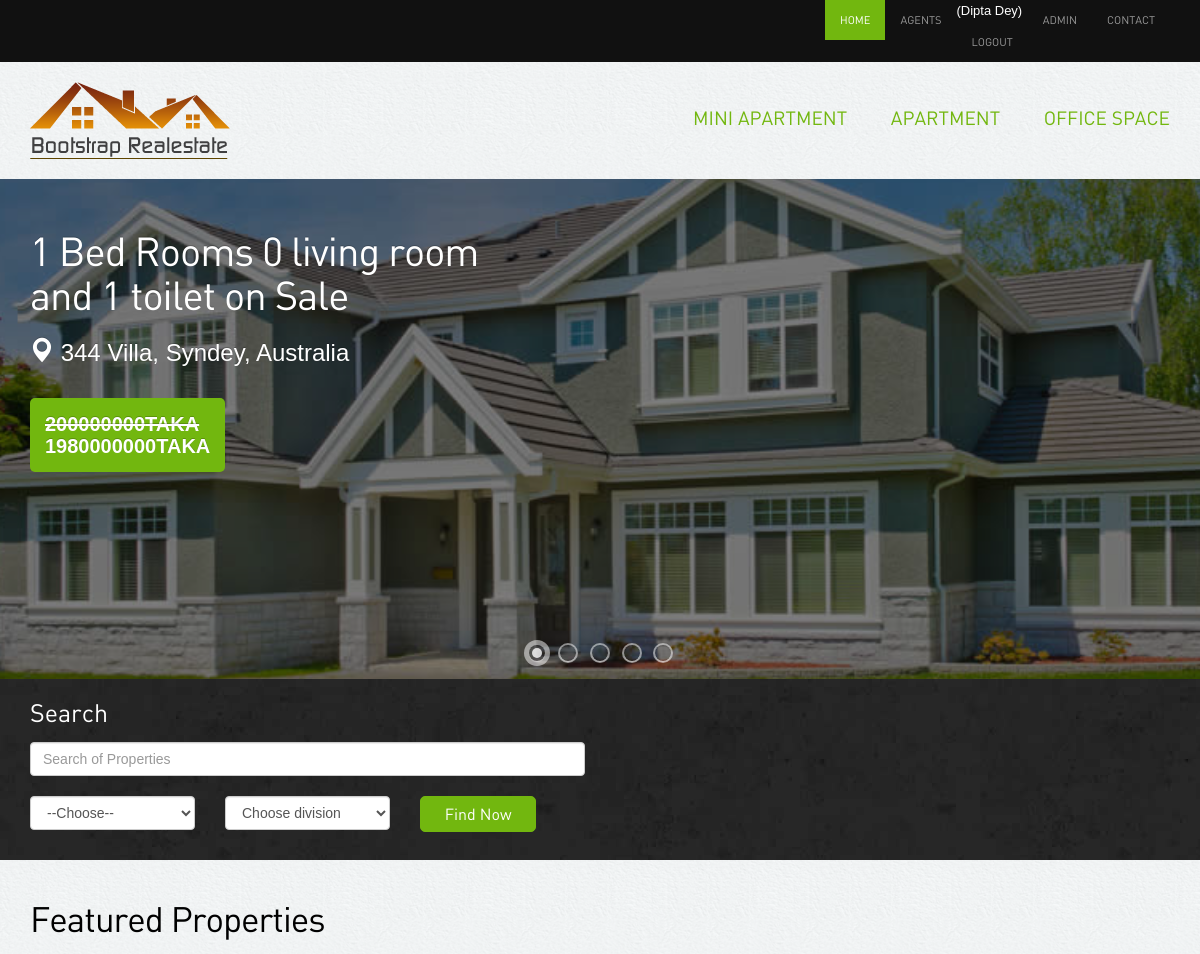
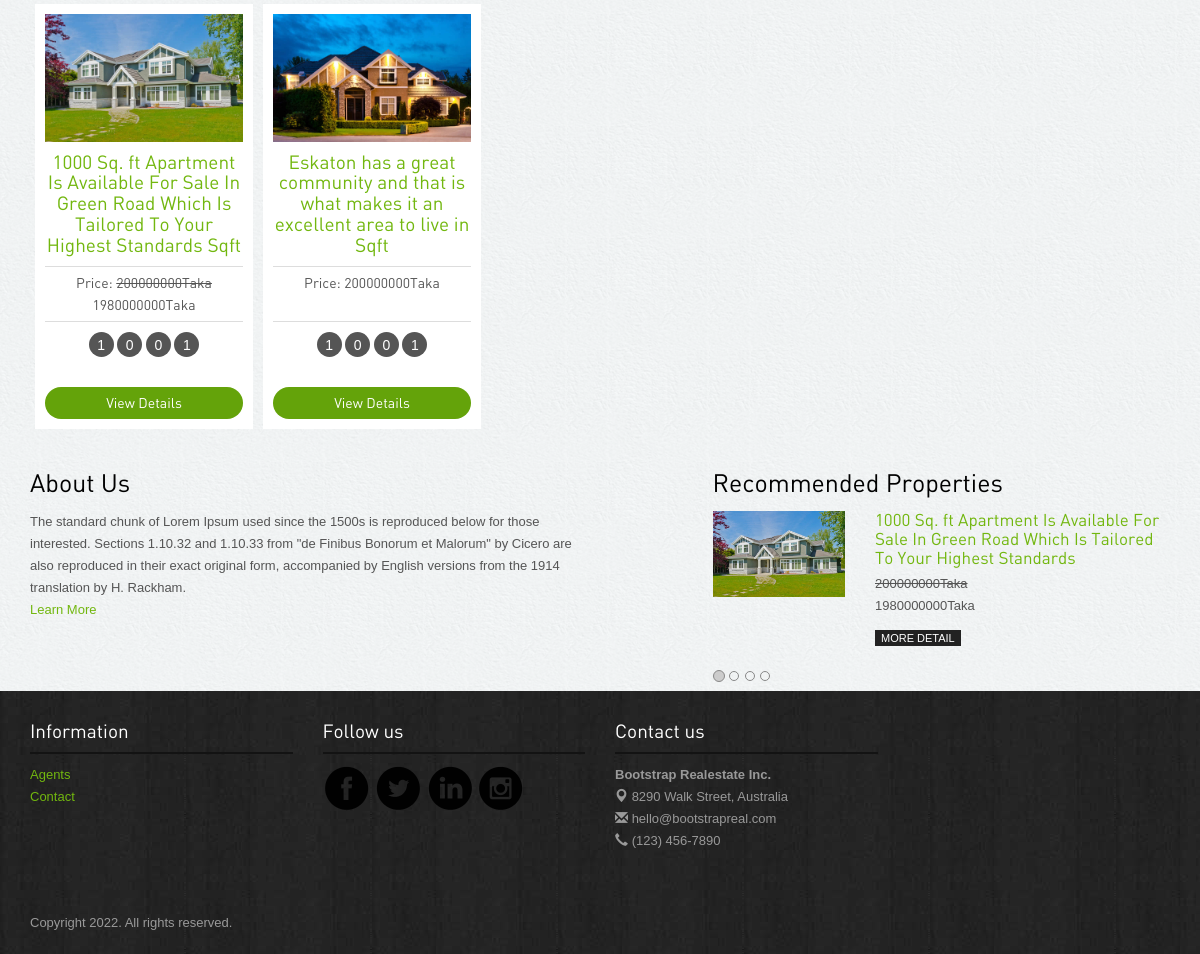
The page /index.php (signed in) on the database its author committed (2 pictures, top to bottom).
### tables this page shows
CREATE TABLE `category` (
  `cat_id` int(11) NOT NULL,
  `cat_name` varchar(151) NOT NULL,
  `flag` int(11) NOT NULL
);

CREATE TABLE `properties` (
  `id` int(11) NOT NULL,
  `cat_id` int(11) NOT NULL,
  `title` varchar(151) NOT NULL,
  `floar` varchar(255) NOT NULL,
  `flatcode` varchar(151) DEFAULT NULL,
  `sqft` varchar(191) NOT NULL,
  `description` text NOT NULL,
  `price` varchar(191) NOT NULL,
  `discount` varchar(191) NOT NULL,
  `status` tinyint(4) NOT NULL,
  `quantity` int(11) NOT NULL,
  `bed_room` int(11) NOT NULL,
  `living_room` int(11) NOT NULL,
  `kitchen` int(11) NOT NULL,
  `parking` int(11) NOT NULL,
  `toilet` int(11) NOT NULL,
  `division` varchar(155) NOT NULL,
  `location` varchar(191) NOT NULL,
  `agent_id` int(11) NOT NULL,
  `image_one` varchar(191) NOT NULL,
  `image_two` varchar(191) NOT NULL,
  `image_three` varchar(191) NOT NULL,
  `belkuni` int(11) NOT NULL
);

### index.php (the view, shortened to what this page needs)
<?php include'header.php';?>
<div class="">
  <div id="slider" class="sl-slider-wrapper">
        <div class="sl-slider">
        <?php
 $con = new mysqli("localhost", "root", "", "realstate");
      $query = "SELECT * FROM properties ORDER BY RAND() limit 5";
      $result = $con->query($query);
      if ($result->num_rows > 0) {
          foreach ($result as $i => $val) {
        ?>
          <div class="sl-slide" data-orientation="horizontal" data-slice1-rotation="-25" data-slice2-rotation="-25" data-slice1-scale="2" data-slice2-scale="2">
            <div class="sl-slide-inner">
              <div class="bg-img bg-img-<?php echo $i+1; ?>"></div>
              <h2><a href="property-detail.php?flatid=<?php echo $val['id'] ?>"><?php echo $val['bed_room']." Bed Rooms ".$val['living_room']." living room and ".$val['toilet']." toilet"; ?> on Sale</a></h2>
              <a href="property-detail.php?flatid=<?php echo $val['id'] ?>">
              <blockquote>
              <p class="location"><span class="glyphicon glyphicon-map-marker"></span> <?php echo $val['location']; ?></p>
              <cite><?php   $dis = round(($val['price']*$val['discount'])-(($val['price']*$val['discount'])/100));
        if ($dis!=0) {
          echo "<del>".$val['price']."Taka</del><br>".$dis."Taka";
        }else{
          echo $val['price']."Taka <br><br>";
        } ?></cite>
              </blockquote></a>
            </div>
          </div>
          <?php } }?>
        </div>
        <nav id="nav-dots" class="nav-dots">
          <span class="nav-dot-current"></span>
          <span></span>
          <span></span>
          <span></span>
          <span></span>
        </nav>
      </div>
</div>
<div class="banner-search">
  <div class="container">
    <h3>Search </h3>
    <div class="searchbar">
      <div class="row">
        <div class="col-lg-6 col-sm-6">
          <form method="get" action="search.php">
          <input type="text" class="form-control" name="key" placeholder="Search of Properties">
          <div class="row">
            <div class="col-lg-4 col-sm-4 ">
              <select required name="cat" class="form-control">
                <option selected="true" disabled="disabled"  value="">--Choose--</option>
              </select>
            </div>
            <div class="col-lg-4 col-sm-4">
             <select required class="form-control" name="div" id="">
                  <option selected="true" disabled="disabled"  value="">Choose division</option>
                </select>
              </div>
              <div class="col-lg-3 col-sm-4">
              <button class="btn btn-success" type="submit" name="search">Find Now</button>
              </div>
          </div>
          </form>
        </div>
        <div class="col-lg-5 col-lg-offset-1 col-sm-6 ">
                 </div>
      </div>
    </div>
  </div>
</div>
<div class="container">
  <div class="properties-listing spacer">
    <h2>Featured Properties</h2>
    <div id="owl-example" class="owl-carousel">
     <?php
      $query = "SELECT * FROM properties Order By id desc Limit 10";
      $result = $con->query($query);
      if ($result->num_rows > 0) {
          foreach ($result as $key => $value) {
     ?>
      <div class="properties">
        <div class="image-holder"><img src="<?php echo $value['image_one'] ?>" class="img-responsive" alt="properties"/>
          <div style="color:red;" class="status sold"><?php
          ?></div>
        </div>
        <h4><a href="property-detail.php?flatid=<?php echo $value['id'] ?>"><?php echo $value['title'];?> Sqft</a></h4>
        <p class="price">Price:
         <?php  $dis = round(($value['price']*$value['discount'])-(($value['price']*$value['discount'])/100));
        if ($dis!=0) {
          echo "<del>".$value['price']."Taka</del><br>".$dis."Taka";
        }else{
          echo $value['price']."Taka <br><br>";
        }
        ?> </p>
        <div class="listing-detail"><span data-toggle="tooltip" data-placement="bottom" data-original-title="Bed Room"><?php echo $value['bed_room']; ?></span> <span data-toggle="tooltip" data-placement="bottom" data-original-title="Living Room"><?php echo $value['living_room']; ?></span> <span data-toggle="tooltip" data-placement="bottom" data-original-title="Parking"><?php echo $value['parking']; ?></span> <span data-toggle="tooltip" data-placement="bottom" data-original-title="Kitchen"><?php echo $value['kitchen']; ?></span> </div>
        <a class="btn btn-primary" href="property-detail.php?flatid=<?php echo $value['id'] ?>">View Details</a>
      </div>
     <?php }}else{ ?>
       <div class="col-lg-5 col-lg-offset-1 col-sm-6 ">
          <p>Join now and get updated with all the properties deals.</p>
          <button class="btn btn-info"   data-toggle="modal" data-target="#loginpop">Login</button> </div> <?php } ?>
    </div>
  </div>
  <div class="spacer">
    <div class="row">
      <div class="col-lg-6 col-sm-9 recent-view">
        <h3>About Us</h3>
        <p>The standard chunk of Lorem Ipsum used since the 1500s is reproduced below for those interested. Sections 1.10.32 and 1.10.33 from "de Finibus Bonorum et Malorum" by Cicero are also reproduced in their exact original form, accompanied by English versions from the 1914 translation by H. Rackham.<br><a href="about.php">Learn More</a></p>
      </div>
      <div class="col-lg-5 col-lg-offset-1 col-sm-3 recommended">
        <h3>Recommended Properties</h3>
        <div id="myCarousel" class="carousel slide">
          <ol class="carousel-indicators">
            <li data-target="#myCarousel" data-slide-to="0" class="active"></li>
            <li data-target="#myCarousel" data-slide-to="1" class=""></li>
            <li data-target="#myCarousel" data-slide-to="2" class=""></li>
            <li data-target="#myCarousel" data-slide-to="3" class=""></li>
          </ol>
          <div class="carousel-inner">
            <?php
              if (isset($_SESSION['admin'])=='admin') {
            $userid =$_SESSION['user_id'];
            $usrqre = "SELECT * FROM users WHERE user_id = $userid ";
                    $res = $con->query($usrqre);
                        $getvalue = mysqli_fetch_array($res);
                        $division = $getvalue['division'];
            $query = "SELECT * FROM properties WHERE division='$division' ORDER BY RAND() limit 3";
      $result = $con->query($query);
      if ($result->num_rows > 0) {
          foreach ($result as $i => $val) {
        ?>
            <div class="item <?php if($i==0){
              echo "active";
            }?>">
              <div class="row">
                <div class="col-lg-4"><img src="<?php echo $val['image_one'];?>" class="img-responsive" alt="properties"/></div>
                <div class="col-lg-8">
                  <h5><a href="property-detail.php?flatid=<?php echo $val['id'] ?>"><?php echo $val['title'];?></a></h5>
                  <p class="price"><?php $dis = round(($val['price']*$val['discount'])-(($val['price']*$val['discount'])/100));
        if ($dis!=0) {
          echo "<del>".$val['price']."Taka</del><br>".$dis."Taka";
        }else{
          echo $val['price']."Taka <br><br>";
        } ?></p>
                  <a href="property-detail.php?flatid=<?php echo $val['id'] ?>" class="more">More Detail</a> </div>
              </div>
            </div>
          <?php } } } ?>
          </div>
        </div>
      </div>
    </div>
  </div>
</div>
<?php include'footer.php';?>

### header.php (shortened to what this page needs)
<!DOCTYPE html>
<html lang="en">
<head>
 	<link rel="stylesheet" href="assets/bootstrap/css/bootstrap.css" />
  <link rel="stylesheet" href="assets/style.css"/>
<link rel="stylesheet" href="assets/owl-carousel/owl.carousel.css">
<link rel="stylesheet" href="assets/owl-carousel/owl.theme.css">
    <link rel="stylesheet" type="text/css" href="assets/slitslider/css/style.css" />
    <link rel="stylesheet" type="text/css" href="assets/slitslider/css/custom.css" />
</head>
<body>
<div class="navbar-wrapper">
        <div class="navbar-inverse" role="navigation">
          <div class="container">
            <div class="navbar-collapse  collapse">
              <ul class="nav navbar-nav navbar-right">
               <li class="active"><a href="index.php">Home</a></li>
                <li><a href="agents.php">Agents</a></li>
                <?php
                $con = new mysqli("localhost", "root", "", "realstate");
                  if (isset($_SESSION['admin'])=='admin') { ?>
                    <li><span style="color:white;">(<?php echo $_SESSION['name']; ?>)</span><a href="?logout=logout">Logout</a></li>
                    <?php }else{ ?>
                      <li><a href="login.php">Login</a></li>
                <?php } ?>
                <li><a href="admin/index.php">Admin</a></li>
                <li><a href="contact.php">Contact</a></li>
              </ul>
            </div>
          </div>
        </div>
    </div>
<div class="container">
<div class="header">
<a href="index.php"><img src="images/logo.png" alt="Realestate"></a>
              <ul class="pull-right">
                <?php
                   $query = "SELECT * FROM  category where flag=1 Order By cat_id desc";
                   $result = $con->query($query);
                   foreach ($result as $key => $value) {
                ?>
                <li><a href="allproduct.php?categoryid=<?php echo $value['cat_id']?>"><?php echo $value['cat_name']?></a></li>
                <?php } ?>
              </ul>
</div>
</div>

### assets/style.css (style rules this page uses)
body { color:#555; font:normal 13px/22px Arial; background:url(../images/bgmain.png) #eee; }
h1,h2,h3,h4,h5 { font-weight:normal; font-family: din;margin: 0;padding: 0;color: #000 }
h2 { font-size: 35px; letter-spacing: -1px;margin-bottom: 20px; }
h3 { margin: 0 0 15px 0; font-size: 25px; }
h4 { margin: 10px 0; font-size: 19px; }
h5 { margin: 0 0 5px 0; font-size: 17px; }
p { margin-bottom: 30px; }
a { color:#72b70f; text-decoration:none;outline: none; }
.spacer { margin-top: 40px;margin-bottom:40px; }
select,input { outline: 0; margin-bottom: 20px; }
a.more { background-color: #222; padding: 2px 6px;color: #fff; text-transform: uppercase; font-size: 11px; }
.btn { border-radius: 5px; font-family: din; outline: none; }
.btn-success { background: #72b70f;border:1px solid #72b70f;padding:6px 20px; font-size:16px; width: 100%; }
.btn-primary { background: #64a30a;border:none;width: 100%;border-radius: 20px; }
.header { padding: 20px 0; }
.header ul { list-style: none;margin: 0; padding: 0;margin-top: 25px; }
.header ul li { display: inline-block; padding: 0 0 0 40px; }
.header ul li a { font-size: 19px;font-family: din;text-transform: uppercase; }
.navbar-inverse { background-color: #111; }
.navbar-inverse .navbar-nav > li > a { font-size: 11px;padding-top: 10px;padding-bottom: 10px;font-family: din;text-transform: uppercase; }
.navbar-inverse .navbar-nav > .active > a, .navbar-inverse .navbar-nav > .active > a:hover, .navbar-inverse .navbar-nav > .active > a:focus { background-color: #72b70f; }
.banner-search { background:url(../images/bginside.jpg) #111;color: #fff;padding: 20px 0 10px 0; font-size: 16px; }
.banner-search h3 { color: #fff; }
.properties-listing div.properties { padding: 10px; background-color: #fff;text-align: center; margin-bottom: 20px; }
.owl-wrapper-outer div.properties { margin: 0 5px; }
.properties-listing div.properties .image-holder { position: relative; }
.properties-listing div.properties .status { position: absolute;bottom: 0;z-index: 100;display: block;width: 100%;color: #fff;padding:0 3px;text-align: right; font-size: 12px; }
.properties-listing div.properties p { margin-bottom: 10px; font-size: 14px;border-top: 1px solid #ddd;border-bottom: 1px solid #ddd;padding: 5px 0;font-family: din; }
.listing-detail { margin-bottom: 30px; }
.listing-detail span { color: #fff; width: 25px; height: 25px; background-color: #555;display: inline-block;border-radius:25px; text-align: center;line-height: 26px; font-size: 14px;cursor: crosshair; }
.status.sold { background:rgba(104,167,13,0.8); }
.recommended { position: relative; }
.recommended .carousel-indicators { position: absolute;text-align: left;left: 0;bottom: -40px;margin: 0; }
.recommended .carousel-indicators li { border: 1px solid #888; }
.recommended .carousel-indicators .active { background-color:#ccc; }
.recommended p { margin: 5px 0 10px 0; }

### assets/slitslider/css/style.css (style rules this page uses)
.sl-slider-wrapper { width: 800px; height: 400px; margin: 0 auto; position: relative; overflow: hidden; }
.sl-slider { position: absolute; top: 0; left: 0; }
.sl-slide, .sl-slides-wrapper, .sl-slide-inner { position: absolute; width: 100%; height: 100%; top: 0; left: 0; }
.sl-slide { z-index: 1; }
.sl-slide-horizontal .sl-slide-inner { background: #000; }

### rows shown on the page
category: cat_name "MINI APARTMENT"
category: cat_name "APARTMENT"
category: cat_name "OFFICE SPACE"
properties: bed_room "1", living_room "0", toilet "1", location "344 Villa, Syndey, Australia", price "200000000", dis "1980000000", image_one (picture), title "1000 Sq. ft Apartment Is Available For Sale In Green Road Which Is Tailored To Your Highest Standards", parking "0", kitchen "1"
properties: image_one (picture), title "Eskaton has a great community and that is what makes it an excellent area to live in", price "200000000", bed_room "1", living_room "0", parking "0", kitchen "1"
properties: image_one (picture)

### other values the page prints
$_SESSION['name'] "Dipta Dey"
